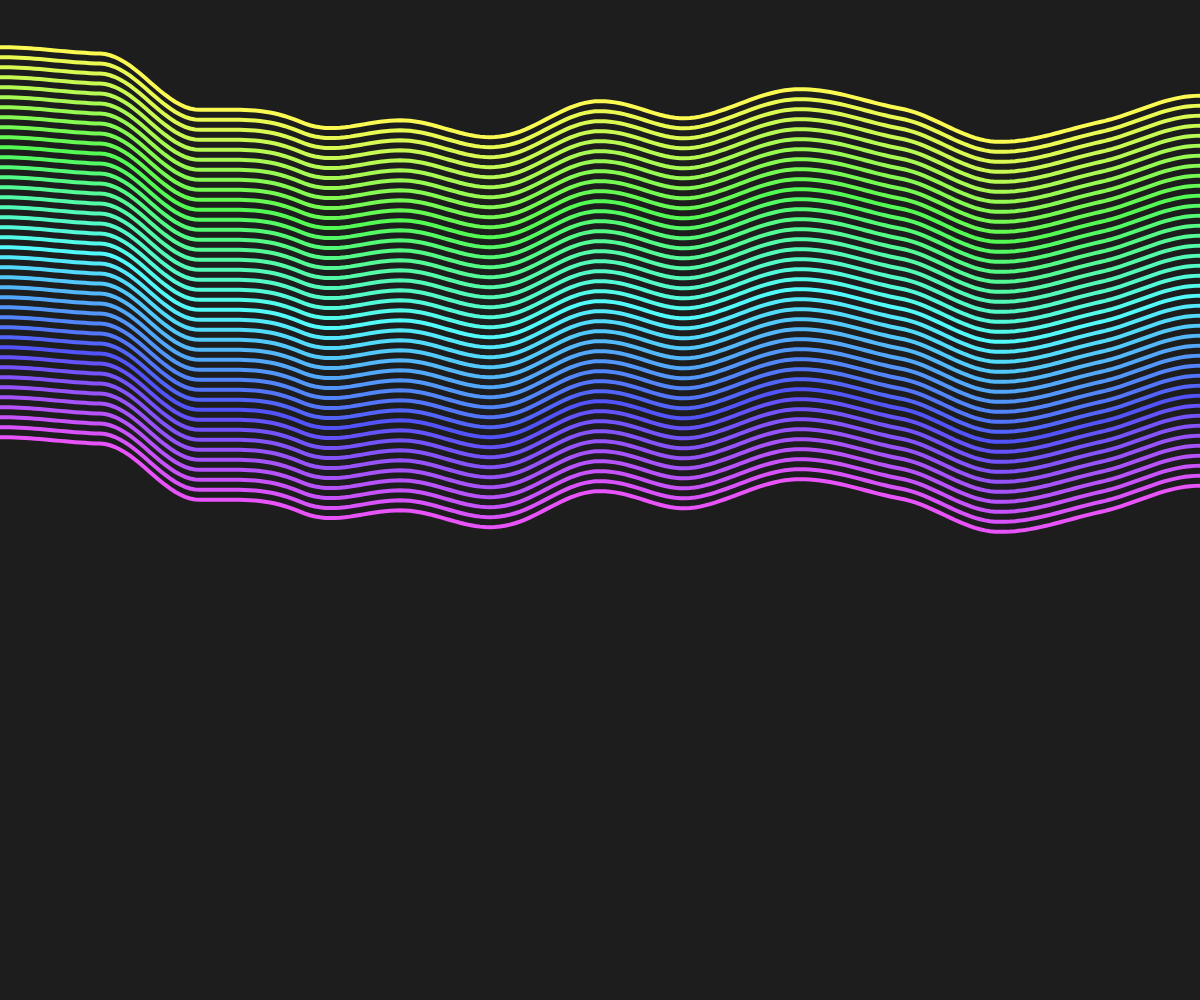
Frame 1 (no input)
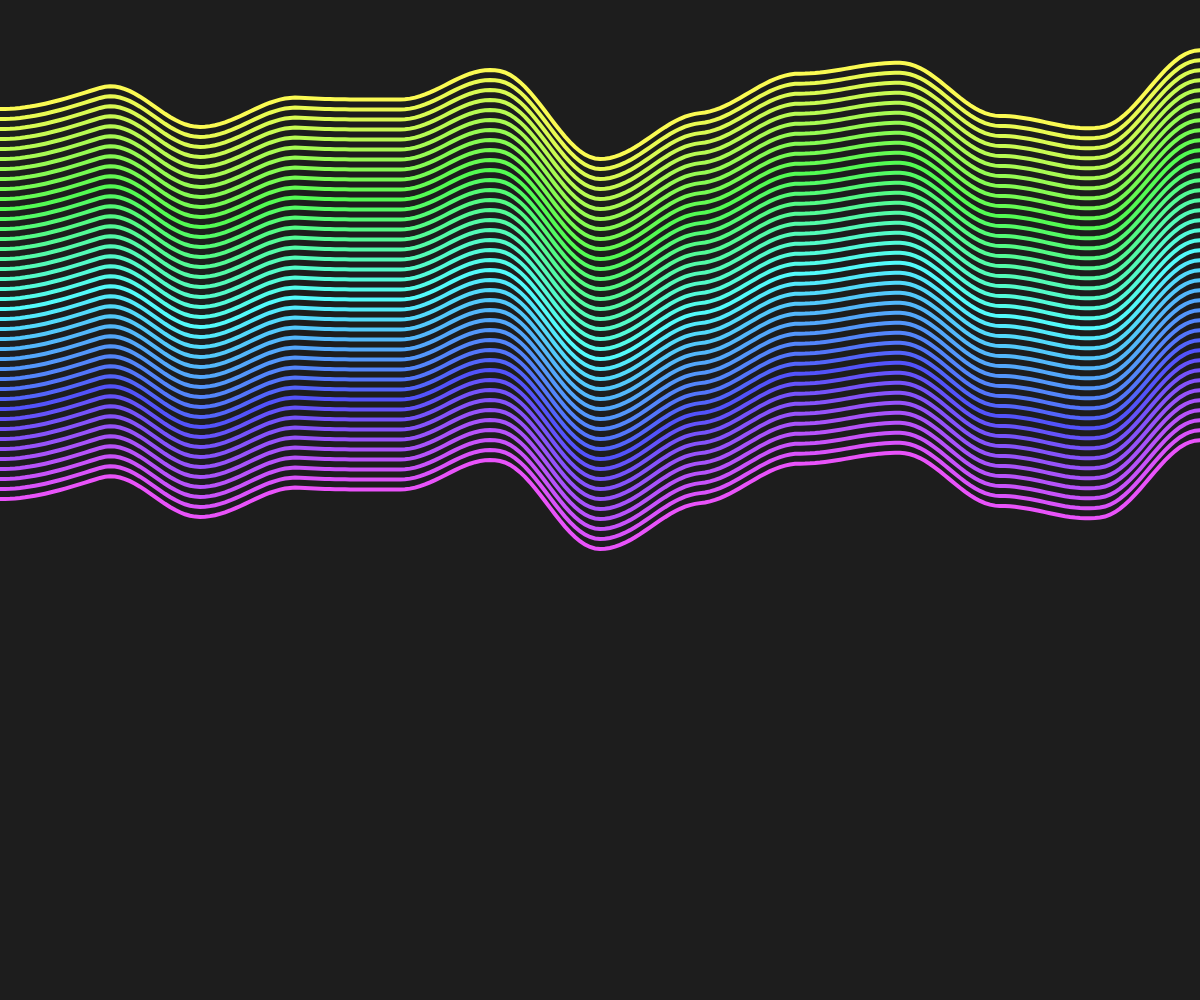
Frame 60 (no input)
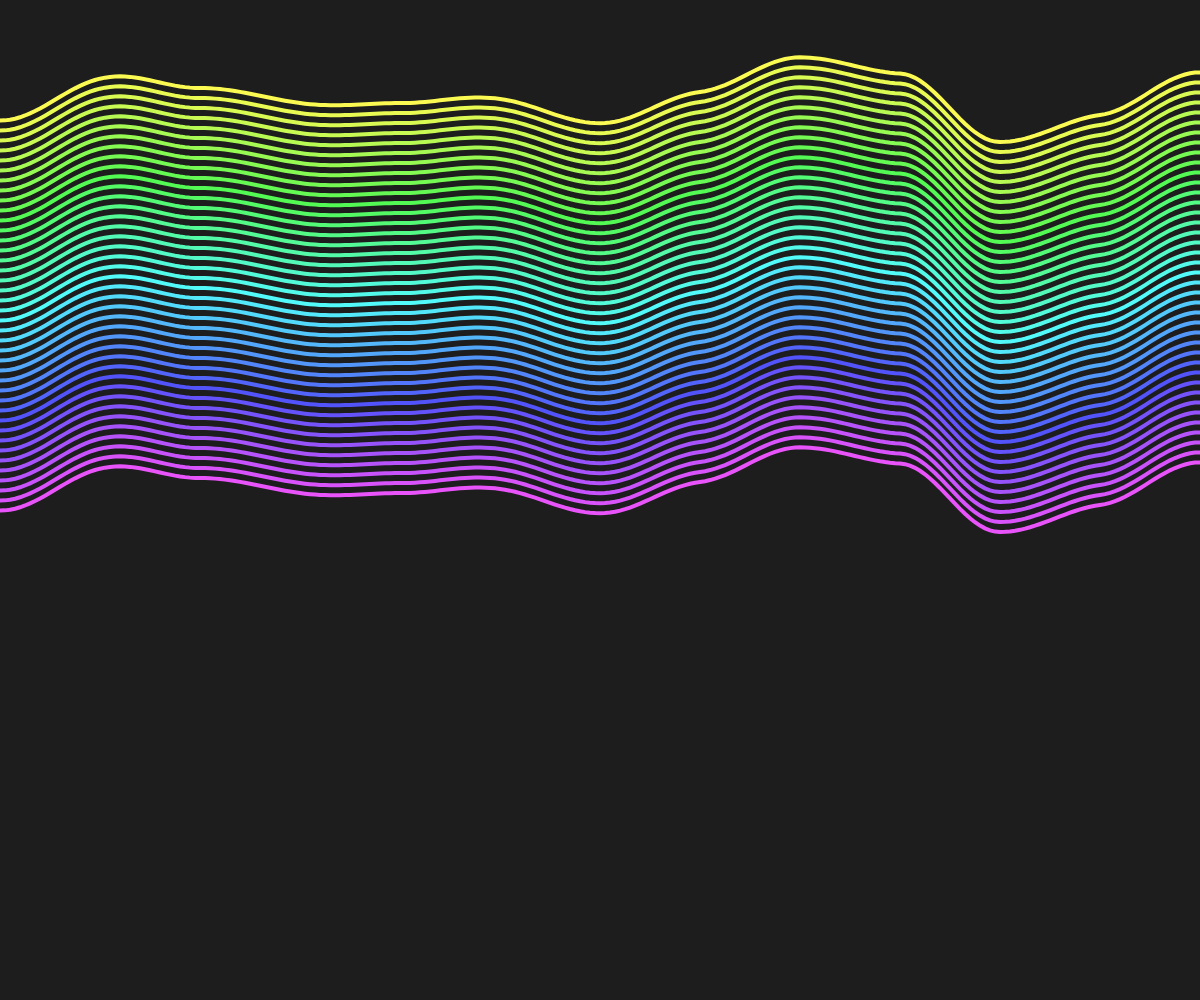
Frame 120 (the mouse pressed at the canvas centre since frame 60)

The p5.js sketch that drew these frames (run headless with seeded random() and noise() and a simulated clock; from frame 60 on, the mouse is pressed at the canvas centre):

// p5.js sketch
// ── sketch.js
function setup() {
  createCanvas(window.innerWidth, window.innerHeight);
   //noise smooths out the lines
  noiseSeed(0.1);
    colorMode(HSB, 300,300,260);

  // background(30)
}

var tick =0.0;

function draw() {

  
   background(30);
  
  strokeWeight(4);
  noiseDetail(2,1)
  
  noFill();
  
  for(var start = 100; start < 500; start+= 10){
    stroke(start/2,200,255);


    beginShape();
    
     for (var x = 0; x<= window.width; x += 5){
    
  var y =map(noise(x/200,sin(tick)),0,1,start,start+200);  //sine wave to make it loop 
      
     vertex(x,y-100);//positioning 
    

    }
 
    endShape();
  }
  
  tick +=0.02; //loop  timings
  
}
